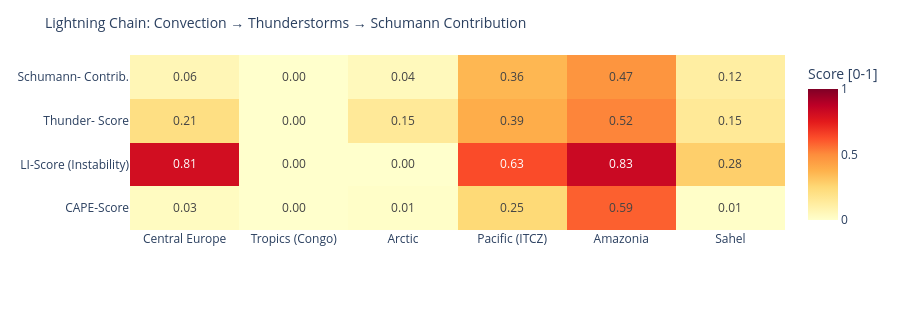

Write notebook code for a chart like this one.
### Code cell
# ============================================================
# LIGHTNING CHAIN: Convection → Thunderstorms → Schumann
# Shows the causal chain per measurement point as heatmap
# ============================================================

def cape_score(v):
    """CAPE → normalized score [0,1]"""
    if v is None or pd.isna(v): return 0.0
    return min(1.0, float(v) / 3000)

def li_score(v):
    """Lifted Index: negative = unstable → score [0,1]"""
    if v is None or pd.isna(v): return 0.3
    return min(1.0, max(0.0, (-float(v) + 6) / 12))

def cloud_score(v):
    if v is None or pd.isna(v): return 0.3
    return float(v) / 100

def thunder_score(row):
    """Kombinierter Gewitterwahrscheinlichkeits-Score
    CAPE + LI + Bedeckung + WMO-Gewitter + konvektiver Niederschlag (showers)
    Hinweis: X-Ray und Kp sind kein Bestandteil – nur geomagn./solarer Kontext.
    """
    cs = cape_score(row.get('cape'))
    ls = li_score(row.get('li'))
    cl = cloud_score(row.get('cloud'))
    t  = 1.0 if row.get('thunderstorm') else 0.0
    # Convective precipitation (showers) as additional indicator
    sh = min(1.0, (row.get('showers') or 0) / 5.0)
    return round(cs * 0.30 + ls * 0.25 + cl * 0.15 + t * 0.20 + sh * 0.10, 3)

def schumann_contribution(t_score, lat):
    """Schumann contribution: higher in tropics (±30°), scaled by thunderstorm score"""
    lat_weight = max(0.3, 1.0 - abs(lat) / 60)
    return round(t_score * lat_weight, 3)

df_atm['cape_score']   = df_atm.apply(lambda r: cape_score(r['cape']), axis=1)
df_atm['li_score']     = df_atm.apply(lambda r: li_score(r['li']),    axis=1)
df_atm['thunder_score']= df_atm.apply(lambda r: thunder_score(r.to_dict()), axis=1)
df_atm['schumann_contribution'] = df_atm.apply(
    lambda r: schumann_contribution(r['thunder_score'], r['lat']), axis=1)

metrics = ['cape_score', 'li_score', 'thunder_score', 'schumann_contribution']
labels  = ['CAPE-Score', 'LI-Score\n(Instability)', 'Thunder-\nScore', 'Schumann-\nContrib.']
z_data  = [df_atm[m].tolist() for m in metrics]

fig = go.Figure(go.Heatmap(
    z=z_data,
    x=df_atm['point'].tolist(),
    y=labels,
    colorscale='YlOrRd',
    zmin=0, zmax=1,
    text=[[f'{v:.2f}' for v in row] for row in z_data],
    texttemplate='%{text}', textfont=dict(size=12),
    colorbar=dict(title='Score [0-1]')
))
fig.update_layout(
    title=dict(text='Lightning Chain: Convection → Thunderstorms → Schumann Contribution', font=dict(size=14)),
    height=310,
    plot_bgcolor='rgba(0,0,0,0)', paper_bgcolor='rgba(0,0,0,0)',
    margin=dict(l=130, r=80, t=55, b=80)
)
fig.show()

### Figure 1 — Plotly figure (JSON) as saved in the notebook; plotly's stock layout.template omitted (floating-point values rounded to 4 significant figures)
{"data": [{"colorbar": {"title": {"text": "Score [0-1]"}}, "colorscale": [[0.0, "rgb(255,255,204)"], [0.125, "rgb(255,237,160)"], [0.25, "rgb(254,217,118)"], [0.375, "rgb(254,178,76)"], [0.5, "rgb(253,141,60)"], [0.625, "rgb(252,78,42)"], [0.75, "rgb(227,26,28)"], [0.875, "rgb(189,0,38)"], [1.0, "rgb(128,0,38)"]], "text": [["0.03", "0.00", "0.01", "0.25", "0.59", "0.01"], ["0.81", "0.00", "0.00", "0.63", "0.83", "0.28"], ["0.21", "0.00", "0.15", "0.39", "0.52", "0.15"], ["0.06", "0.00", "0.04", "0.36", "0.47", "0.12"]], "textfont": {"size": 12}, "texttemplate": "%{text}", "type": "heatmap", "x": ["Central Europe", "Tropics (Congo)", "Arctic", "Pacific (ITCZ)", "Amazonia", "Sahel"], "y": ["CAPE-Score", "LI-Score\n(Instability)", "Thunder-\nScore", "Schumann-\nContrib."], "z": [[0.03, 0.0, 0.01, 0.2467, 0.59, 0.01], [0.8083, 0.0, 0.0, 0.6333, 0.8333, 0.2833], [0.211, 0.0, 0.15, 0.391, 0.516, 0.152], [0.063, 0.0, 0.045, 0.358, 0.473, 0.119]], "zmax": 1, "zmin": 0}], "layout": {"height": 310, "margin": {"b": 80, "l": 130, "r": 80, "t": 55}, "paper_bgcolor": "rgba(0,0,0,0)", "plot_bgcolor": "rgba(0,0,0,0)", "title": {"font": {"size": 14}, "text": "Lightning Chain: Convection → Thunderstorms → Schumann Contribution"}}}
